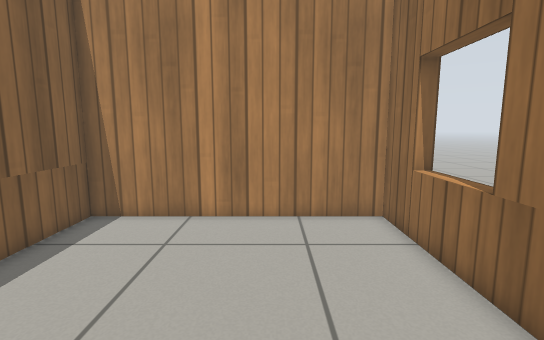
view 1 (above)

13 first-person views from a walk through a Gazebo world. The camera is 0.81 m above the floor, tilts 8° down and sees 85° across. The floor is counted in squares, 0.25 m on a side. Each view is taken from the middle of a square. On the plan, view 1 faces up. The plan holds only what a view shows up to about 20 squares ahead; the rest is blank. Simple patterns stand in for the simulator's built-in surfaces.

view 2
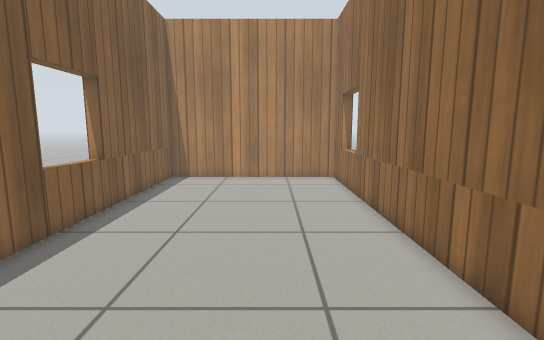

view 3
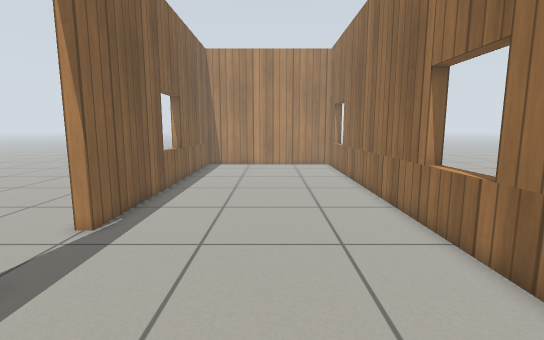

view 4
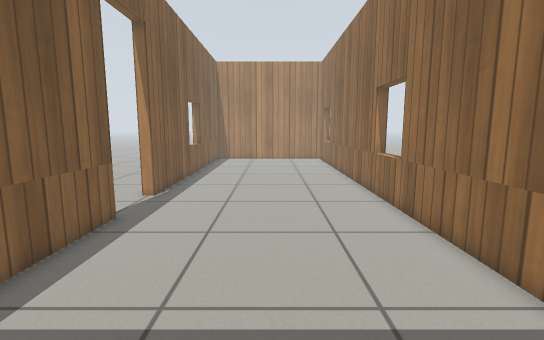

view 5
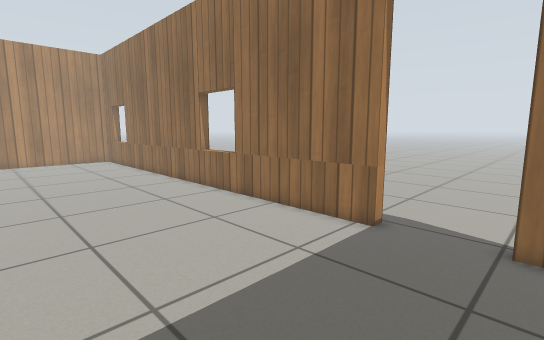

view 6
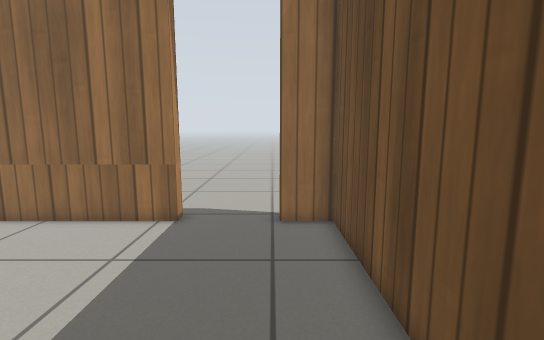

view 7
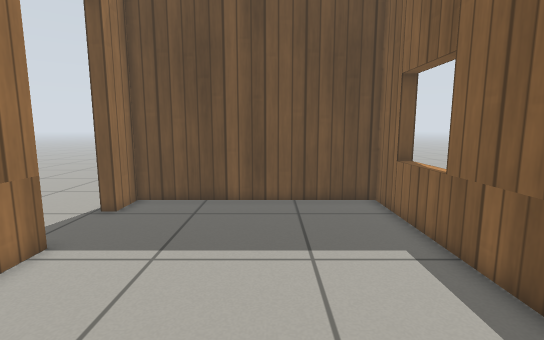

view 8
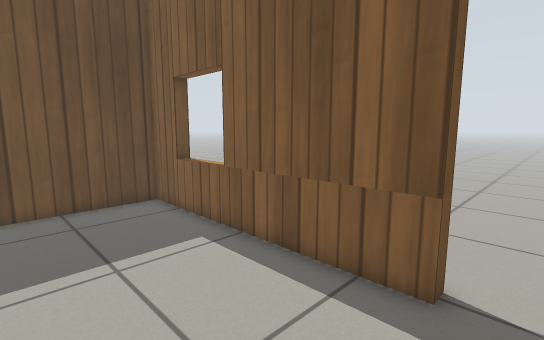

view 9
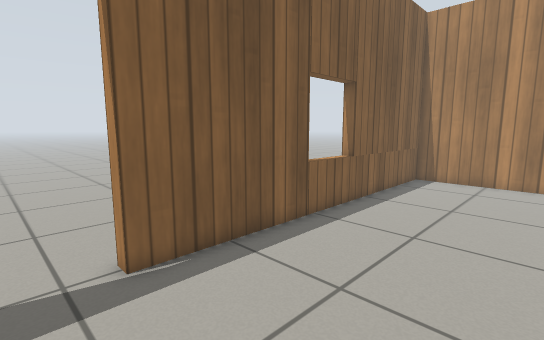

view 10
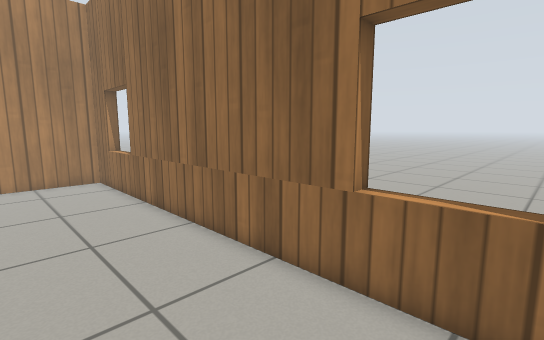

view 11
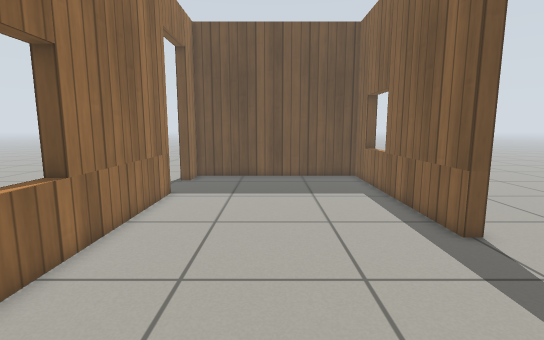

view 12
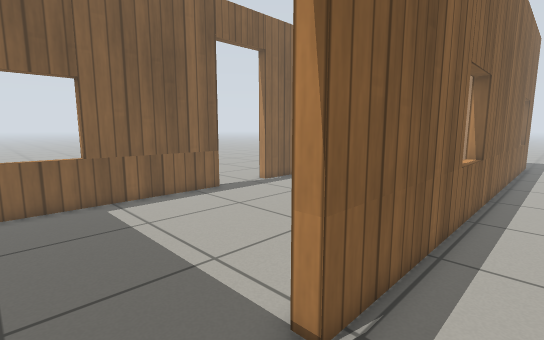

view 13
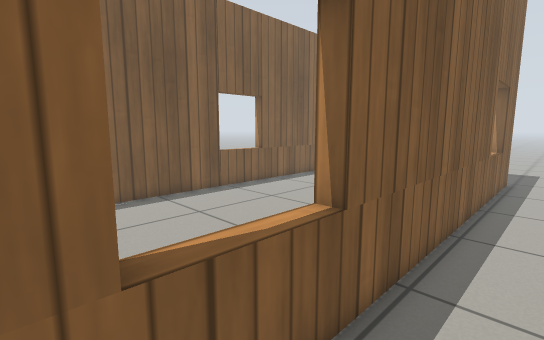

### Floor plan
Points are (right, up) in squares from view 1. A wall is a line through its corners. A room is listed if a view was taken in it or the views show most of it. See-through windows are left out.
Room 1 (views 1, 2, 3, 4, 5, 6, 7, 8, 9, 10, 11)
walls: (-6.7, -10.5) (-6.7, -22.1) (4.1, -22.1) (4.1, -20.3); (4.1, -16.7) (4.1, 10.7) (-6.7, 10.7) (-6.7, -6.9)
ways out: open door at (-7, -8.5) to room 2; open door at (4.5, -18.5) to room 2
Room 2 (views 12, 13)
walls: (4.7, 11.4) (4.7, -16.7)
ways out: open door at (-7, -8.5) to room 1; open door at (4.5, -18.5) to room 1

Positions as (right, up) in squares from view 1, and headings:
1: (0, 0), facing up
2: (0, -9), facing up
3: (-1, -16), facing up
4: (-1, -21), facing up
5: (-5, -21), facing up-right
6: (-6, -20), facing right
7: (-2, -9), facing down
8: (-1, -9), facing down-left
9: (0, -9), facing up-left
10: (-1, -9), facing up-right
11: (-1, -2), facing down
12: (7, -20), facing up-left
13: (7, -10), facing up-left
